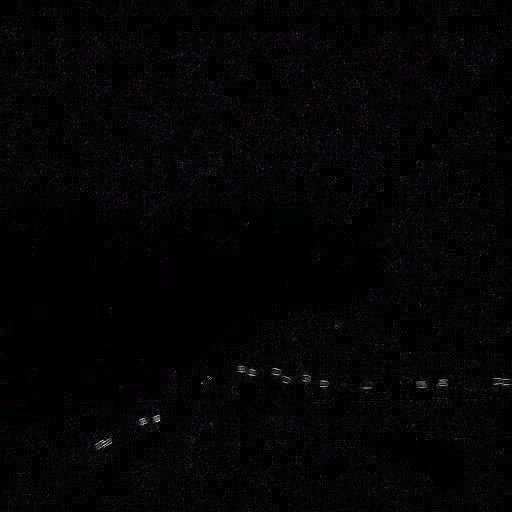
#> input picture Rail_vids/diff/1.jpg, 512 x 512 px
$ python -i Playground.py   (imports and definitions only)
#> lines starting #> are read from the running program, lines starting #| are printed output that depends on the picture; after the words box and inside, x2 and y2 are one past the last pixel; in counts of white or black regions, pixels touching at a corner belong together
#> further down, picture is the input picture: shape (512, 512, 3); mean B, G, R 4.5, 4.3, 4.4
from distutils.command.clean import clean
from pathlib import Path

import cv2
import pybgs as bgs
from PIL.ImageChops import overlay

import pandas as pd


# This is a sample Python script.

# Press Shift+F10 to execute it or replace it with your code.
# Press Double Shift to search everywhere for classes, files, tool windows, actions, and settings.

def find_contours(diff_frame):
    contours, _ = cv2.findContours(diff_frame, cv2.RETR_EXTERNAL, cv2.CHAIN_APPROX_SIMPLE)
    rgb_frame = cv2.cvtColor(diff_frame, cv2.COLOR_GRAY2BGR)
    bounding_boxes = []

    # Loop through each detected contour
    for contour in contours:
        # Get the bounding box for the contour
        x, y, w, h = cv2.boundingRect(contour)
        cv2.rectangle(rgb_frame, (x, y), (x + w, y + h), (0, 255, 0), 2)
        bounding_boxes.append((x, y, w, h))
    return rgb_frame

def cleanup_diff(diff_frame):
    diff_frame = cv2.cvtColor(diff_frame, cv2.COLOR_BGR2GRAY)
    # diff_frame = cv2.threshold(diff_frame, 100, 255, cv2.THRESH_BINARY + cv2.THRESH_OTSU)[1]
    diff_frame = cv2.GaussianBlur(diff_frame, (5, 5), 0)
    _, diff_frame = cv2.threshold(diff_frame, 50, 255, cv2.THRESH_TOZERO)
    diff_frame = cv2.medianBlur(diff_frame, 5)
    diff_frame = cv2.threshold(diff_frame, 50, 255, cv2.THRESH_BINARY)[1]
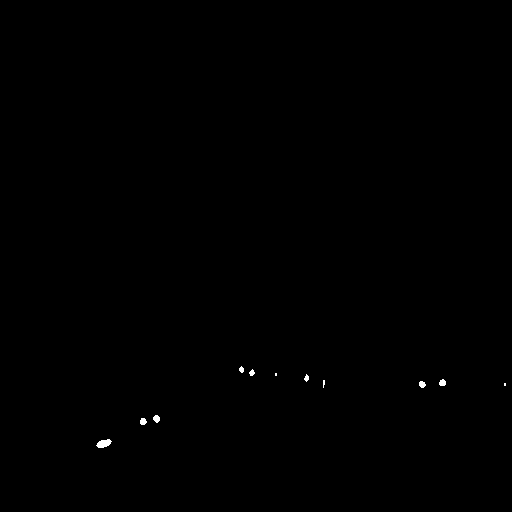
#> diff_frame: shape (512, 512); 0.13% white; 11 white regions (3 under 20 px), largest, box (x1, y1, x2, y2) and area: (96, 439, 112, 448) 95, (153, 415, 160, 423) 41, (439, 379, 446, 386) 39
    diff_frame = cv2.dilate(diff_frame, None, iterations=2)
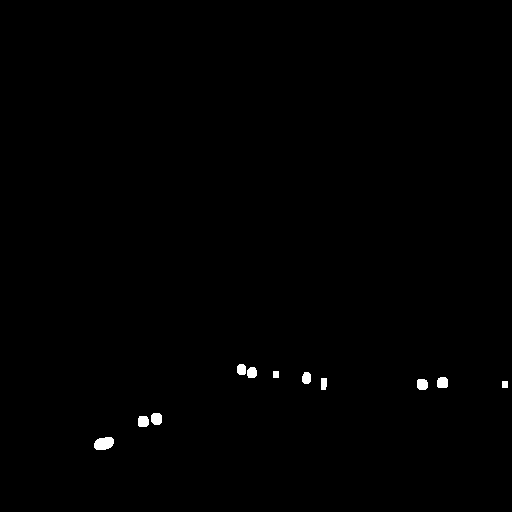
#> diff_frame: shape (512, 512); 0.42% white; 11 white regions, largest, box (x1, y1, x2, y2) and area: (94, 437, 114, 450) 211, (151, 413, 162, 425) 117, (437, 377, 448, 388) 111
    return diff_frame

def frame_diff(frame1, frame2):
    diff = cv2.absdiff(frame1, frame2)
    cv2.normalize(diff, diff, 0, 255, cv2.NORM_MINMAX)
    return diff


def diff_overlay(raw_frame, diff_frame):
    diff_frame[:, :, 2] = 0  # Set the red channel to zero to make it cyan
    overlay = cv2.addWeighted(raw_frame, 0.7, diff_frame, 0.3, 0)
    return  overlay

def frame_iter(video_path):
    # for some reason, the video is 30fps, but the frames are 60fps and every other frame has no droplets
    vidcap = cv2.VideoCapture(video_path)
    success, image = vidcap.read()
    if success:
        yield image  # Yield the first frame
    frame_count = 1
    while success:
        success, image = vidcap.read()
        if success and frame_count % 2 != 0:
            yield image
        frame_count += 1


# Press the green button in the gutter to run the script.
# [65 lines not run here, left out]

    # [13 lines of commented-out code are left out]

>>> import cv2
>>> picture = cv2.imread('Rail_vids/diff/1.jpg')
>>> result = cleanup_diff(picture)

$ run again, on Rail_vids/diff/102.jpg
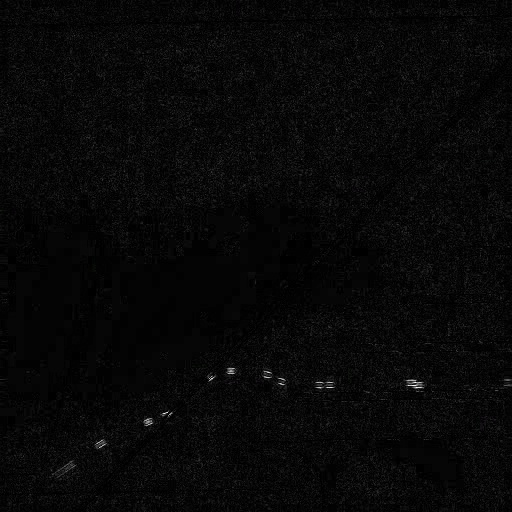
#> input picture Rail_vids/diff/102.jpg, 512 x 512 px
#> picture is the input picture: shape (512, 512, 3); mean B, G, R 7.9, 7.9, 7.9
#> in cleanup_diff, `diff_frame = cv2.dilate(diff_frame, None, iterations=2)`:
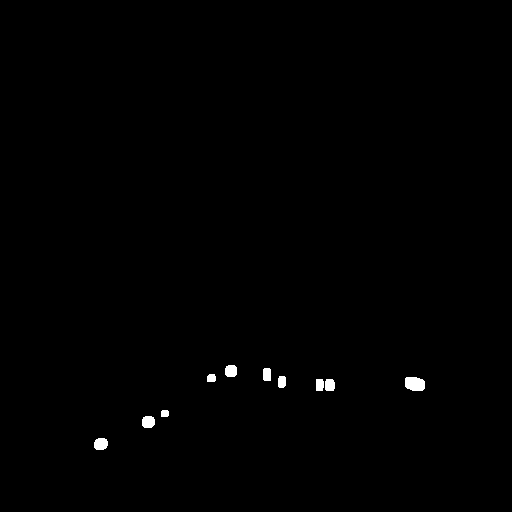
#> diff_frame: shape (512, 512); 0.45% white; 10 white regions, largest, box (x1, y1, x2, y2) and area: (405, 377, 425, 391) 245, (94, 438, 108, 450) 144, (142, 416, 155, 428) 137

$ run again, on Rail_vids/diff/103.jpg
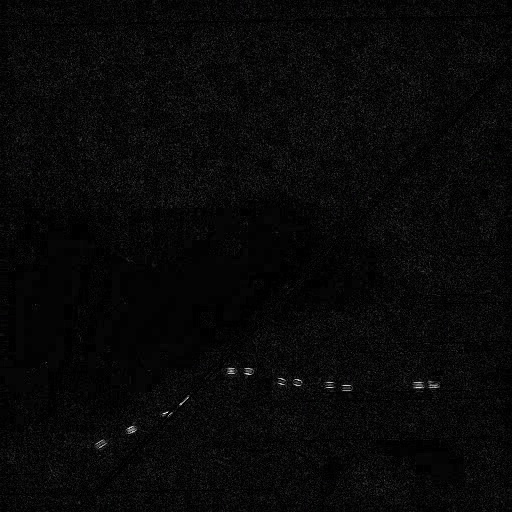
#> input picture Rail_vids/diff/103.jpg, 512 x 512 px
#> picture is the input picture: shape (512, 512, 3); mean B, G, R 8.6, 8.6, 8.6
#> in cleanup_diff, `diff_frame = cv2.dilate(diff_frame, None, iterations=2)`:
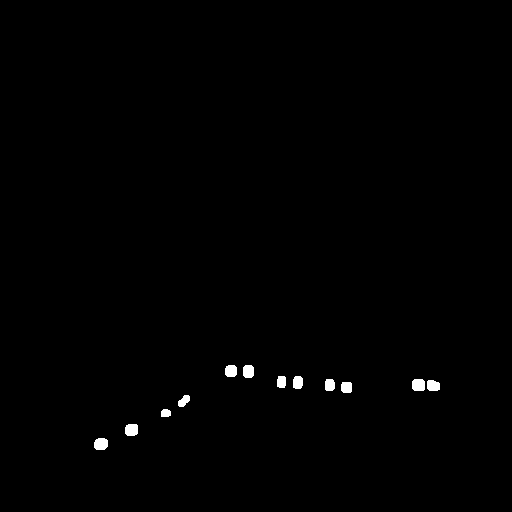
#> diff_frame: shape (512, 512); 0.55% white; 12 white regions, largest, box (x1, y1, x2, y2) and area: (94, 438, 108, 450) 147, (412, 379, 425, 391) 146, (125, 424, 138, 436) 143
